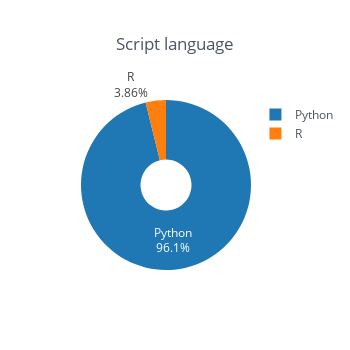

Notebook code for this chart:
### Code cell
colName='languageName'
title='Script language'

df_temp = df_notebooks[colName].value_counts().sort_values(ascending=False)
df_temp = pd.DataFrame(df_temp)
df_temp.columns = ['Count']
df_temp[colName] = df_temp.index
df_temp.iplot(kind='pie', labels=colName, values='Count', title=title, textinfo="label+percent", hole=0.3, theme='white',
              dimensions=(350,350))

### Figure 1 — Plotly figure (JSON) as saved in the notebook; plotly's stock layout.template omitted (floating-point values rounded to 4 significant figures)
{"data": [{"hole": 0.3, "labels": ["Python", "R"], "marker": {"colors": ["rgba(31, 119, 180, 1.0)", "rgba(255, 127, 14, 1.0)"]}, "name": "", "textinfo": "label+percent", "type": "pie", "values": [399, 16]}], "layout": {"height": 350, "legend": {"bgcolor": "#FFFFFF", "font": {"color": "#4D5663"}}, "paper_bgcolor": "#FFFFFF", "plot_bgcolor": "#FFFFFF", "title": "Script language", "titlefont": {"color": "#4D5663"}, "width": 350}}
